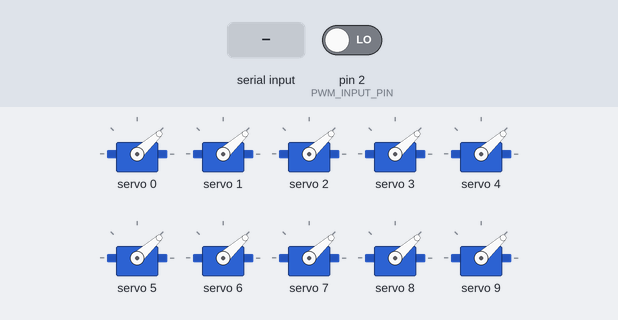
Simulated run of this sketch. Board: Arduino Uno, built with avr-gcc and run on an emulated ATmega328P. Shown: 10 × servo. Inputs (shaded band) come from the test bench; at power-on: pin 2 (PWM_INPUT_PIN) LOW. What the sketch prints to the serial monitor is not drawn.

Above: at 1.8 s.
1.9 s: "TEST\n" received over Serial
At 2.3 s:
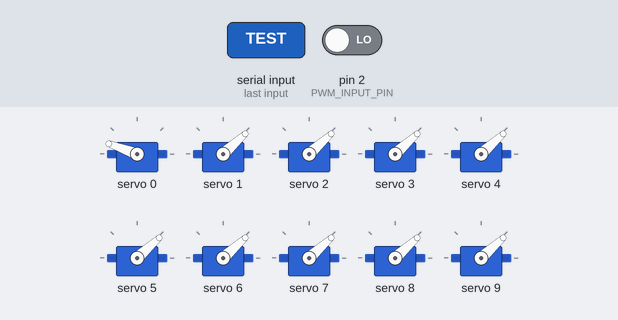
At 3.1 s:
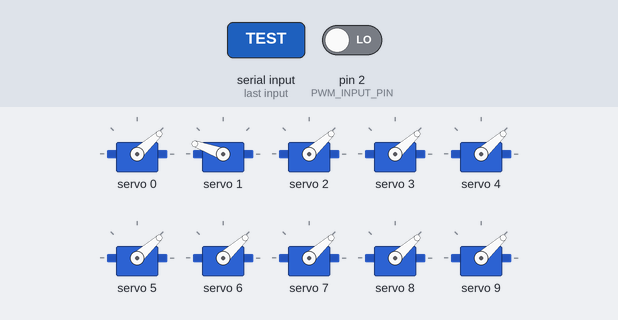
7.9 s: "DROP\n" received over Serial
At 12.0 s:
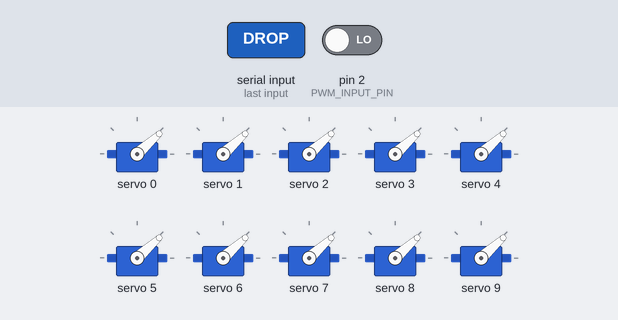
Timing chart, 0 to 13.5 s (numbered marks = the images above; inputs shaded):
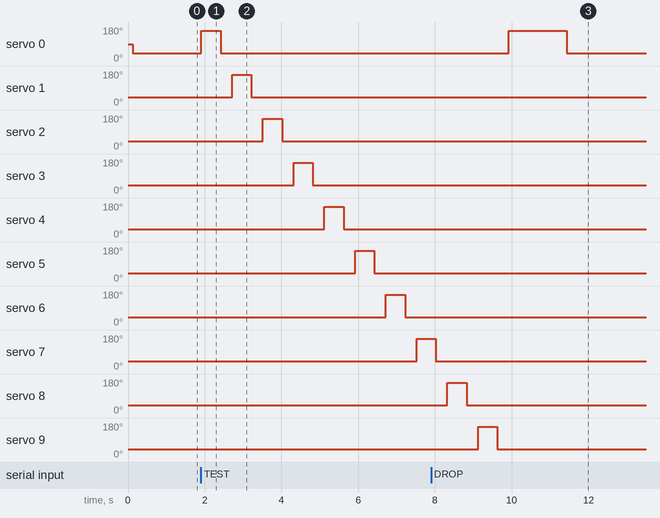

The sketch:

arduino_payload.ino
```cpp
/*
 * Arduino Uno 10-Payload Drop Controller
 *
 * Controls 10 servos via PCA9685 PWM driver for sequential payload delivery.
 * Triggered by PWM signal from Cube Orange flight controller (AUX 2).
 *
 * Operation:
 *   - Each trigger cycle drops ONE payload from the next servo
 *   - Servos 0-9 open sequentially (first trigger = servo 0, second = servo 1,
 * etc.)
 *   - After switch is triggered (>1400us) and reset (<1100us), next payload is
 * armed
 *
 * PWM Input:
 *   - Pin 2 (interrupt capable)
 *   - Min: 1051us, Max: 2000us
 *   - Trigger threshold: >1400us (high = drop)
 *   - Reset threshold: <1100us (low = armed for next drop)
 *
 * Hardware:
 *   Arduino Uno <-> PCA9685 16-Channel Servo Driver
 *   PCA9685 Channels 0-9 -> 10 Payload Servos
 *   Cube Orange AUX 2 -> Arduino Pin 2
 *
 * Wiring:
 *   Cube Orange      Arduino Uno
 *   -----------      -----------
 *   AUX 2 Signal ->  Pin 2
 *   GND          ->  GND
 *
 *   Arduino Uno    PCA9685
 *   -----------    -------
 *   5V         ->  VCC
 *   GND        ->  GND
 *   A4 (SDA)   ->  SDA
 *   A5 (SCL)   ->  SCL
 *
 *   External 5-6V power for servos -> PCA9685 V+ pin
 *
 * Author: Nidar Project
 */

#include <Adafruit_PWMServoDriver.h>
#include <Wire.h>

// ==================== CONFIGURATION ====================

// PWM Input Pin (must be interrupt capable: Pin 2 or 3 on Uno)
#define PWM_INPUT_PIN 2

// PWM Thresholds (microseconds) - Cube Orange AUX 2
#define PWM_MIN 1051           // Minimum PWM from FC
#define PWM_MAX 2000           // Maximum PWM from FC
#define PWM_DROP_TRIGGER 1400  // PWM > this = DROP command
#define PWM_RESET_TRIGGER 1100 // PWM < this = Reset/arm next drop
#define PWM_DEBOUNCE_MS 300    // Minimum time between state changes

// PCA9685 Settings
#define PCA9685_ADDRESS 0x40 // Default I2C address
#define SERVO_FREQ 50        // 50Hz for standard servos

// Servo PWM values (12-bit: 0-4095)
// For 50Hz: 4096 steps = 20ms period
// 1ms = 205, 1.5ms = 307, 2ms = 410
#define SERVO_HOLD 200 // Closed/hold position (~1ms)
#define SERVO_DROP 450 // Open/drop position (~2.2ms)

// Timing
#define DROP_DURATION_MS 1500 // Time servo stays open for drop
#define SERIAL_BAUD 115200

// Payload Configuration
#define NUM_SERVOS 10 // Number of servos (channels 0-9)

// ==================== GLOBALS ====================

Adafruit_PWMServoDriver pwm = Adafruit_PWMServoDriver(PCA9685_ADDRESS);

// Servo state
bool servoInitialized = false;
int currentServo = 0;    // Which servo drops next (0-9)
int totalDropped = 0;    // Total payloads dropped
bool isDropping = false; // Currently in drop sequence

// PWM measurement (using interrupts)
volatile unsigned long pwmRiseTime = 0;
volatile unsigned long pwmPulseWidth = 0;
volatile bool pwmNewReading = false;

// State machine for trigger
enum TriggerState {
  STATE_ARMED,     // Ready to drop, waiting for high PWM
  STATE_TRIGGERED, // High PWM detected, dropping
  STATE_WAIT_RESET // Waiting for low PWM to reset
};
TriggerState triggerState = STATE_ARMED;
unsigned long lastStateChange = 0;

// Serial command buffer
String inputBuffer = "";

// ==================== PWM INPUT FUNCTIONS ====================

void pwmInterrupt() {
  if (digitalRead(PWM_INPUT_PIN) == HIGH) {
    pwmRiseTime = micros();
  } else {
    if (pwmRiseTime > 0) {
      pwmPulseWidth = micros() - pwmRiseTime;
      pwmNewReading = true;
    }
  }
}

unsigned long getPWMPulseWidth() {
  noInterrupts();
  unsigned long pw = pwmPulseWidth;
  pwmNewReading = false;
  interrupts();
  return pw;
}

// ==================== SERVO FUNCTIONS ====================

void setServoPosition(int channel, int position) {
  if (!servoInitialized || channel < 0 || channel >= NUM_SERVOS) {
    return;
  }
  position = constrain(position, 100, 600);
  pwm.setPWM(channel, 0, position);
}

void closeAllServos() {
  Serial.println(F("Closing all servos..."));
  for (int i = 0; i < NUM_SERVOS; i++) {
    setServoPosition(i, SERVO_HOLD);
    delay(50); // Stagger to reduce power surge
  }
  Serial.println(F("All servos closed"));
}

bool dropPayload() {
  // Check if we have payloads remaining
  if (currentServo >= NUM_SERVOS) {
    Serial.println(F("ERROR: All payloads dropped!"));
    return false;
  }

  if (isDropping) {
    Serial.println(F("ERROR: Drop in progress"));
    return false;
  }

  isDropping = true;

  Serial.print(F("DROPPING Payload "));
  Serial.print(currentServo + 1);
  Serial.print(F("/"));
  Serial.print(NUM_SERVOS);
  Serial.print(F(" (Servo CH"));
  Serial.print(currentServo);
  Serial.println(F(")"));

  // Open this servo
  setServoPosition(currentServo, SERVO_DROP);
  delay(DROP_DURATION_MS);

  // Close this servo
  setServoPosition(currentServo, SERVO_HOLD);

  totalDropped++;
  currentServo++; // Move to next servo for next drop
  isDropping = false;

  Serial.print(F("OK: Dropped. Remaining: "));
  Serial.println(NUM_SERVOS - currentServo);

  return true;
}

void executeTest() {
  Serial.println(F("CMD: TEST"));
  Serial.println(F("Testing all servos..."));

  for (int i = 0; i < NUM_SERVOS; i++) {
    Serial.print(F("  Servo "));
    Serial.print(i);
    Serial.print(F(": OPEN"));
    setServoPosition(i, SERVO_DROP);
    delay(500);

    Serial.println(F(" -> CLOSE"));
    setServoPosition(i, SERVO_HOLD);
    delay(300);
  }

  Serial.println(F("OK: TEST COMPLETE"));
}

void executeReset() {
  Serial.println(F("CMD: RESET"));
  currentServo = 0;
  totalDropped = 0;
  triggerState = STATE_ARMED;
  closeAllServos();
  Serial.print(F("OK: Reset. Payloads ready: "));
  Serial.println(NUM_SERVOS);
}

void printStatus() {
  Serial.println(F("======= STATUS ======="));
  Serial.print(F("Next servo: "));
  Serial.print(currentServo);
  Serial.print(F("/"));
  Serial.println(NUM_SERVOS);
  Serial.print(F("Total dropped: "));
  Serial.println(totalDropped);
  Serial.print(F("Remaining: "));
  Serial.println(NUM_SERVOS - currentServo);
  Serial.print(F("PWM Input: "));
  Serial.print(pwmPulseWidth);
  Serial.println(F(" us"));
  Serial.print(F("State: "));
  switch (triggerState) {
  case STATE_ARMED:
    Serial.println(F("ARMED"));
    break;
  case STATE_TRIGGERED:
    Serial.println(F("TRIGGERED"));
    break;
  case STATE_WAIT_RESET:
    Serial.println(F("WAIT_RESET"));
    break;
  }
  Serial.print(F("Is Dropping: "));
  Serial.println(isDropping ? F("YES") : F("NO"));
  Serial.println(F("======================"));
}

void processCommand(String cmd) {
  cmd.trim();
  cmd.toUpperCase();

  if (cmd == "DROP") {
    dropPayload();
  } else if (cmd == "HOLD" || cmd == "CLOSE") {
    closeAllServos();
  } else if (cmd == "TEST") {
    executeTest();
  } else if (cmd == "STATUS") {
    printStatus();
  } else if (cmd == "RESET") {
    executeReset();
  } else if (cmd.length() > 0) {
    Serial.print(F("ERROR: Unknown: "));
    Serial.println(cmd);
    Serial.println(F("Commands: DROP, CLOSE, TEST, STATUS, RESET"));
  }
}

// ==================== PWM TRIGGER STATE MACHINE ====================

void checkPWMTrigger() {
  unsigned long currentPWM = getPWMPulseWidth();

  // Ignore invalid readings
  if (currentPWM < 900 || currentPWM > 2200) {
    return;
  }

  unsigned long now = millis();

  // Debounce check
  if ((now - lastStateChange) < PWM_DEBOUNCE_MS) {
    return;
  }

  switch (triggerState) {
  case STATE_ARMED:
    // Waiting for high PWM to trigger drop
    if (currentPWM > PWM_DROP_TRIGGER) {
      Serial.print(F("PWM HIGH: "));
      Serial.print(currentPWM);
      Serial.println(F(" us -> DROPPING"));

      if (dropPayload()) {
        triggerState = STATE_WAIT_RESET;
        lastStateChange = now;
      }
    }
    break;

  case STATE_WAIT_RESET:
    // Waiting for low PWM to arm next drop
    if (currentPWM < PWM_RESET_TRIGGER) {
      Serial.print(F("PWM LOW: "));
      Serial.print(currentPWM);
      Serial.println(F(" us -> ARMED"));

      triggerState = STATE_ARMED;
      lastStateChange = now;

      if (currentServo < NUM_SERVOS) {
        Serial.print(F("Ready for drop "));
        Serial.print(currentServo + 1);
        Serial.print(F("/"));
        Serial.println(NUM_SERVOS);
      } else {
        Serial.println(F("All payloads dropped!"));
      }
    }
    break;

  default:
    triggerState = STATE_ARMED;
    break;
  }
}

// ==================== SETUP ====================

void setup() {
  Serial.begin(SERIAL_BAUD);
  while (!Serial) {
    delay(10);
  }
  delay(100);

  Serial.println();
  Serial.println(F("=================================="));
  Serial.println(F("10-PAYLOAD DROP CONTROLLER"));
  Serial.println(F("=================================="));

  // PWM input setup
  pinMode(PWM_INPUT_PIN, INPUT);
  attachInterrupt(digitalPinToInterrupt(PWM_INPUT_PIN), pwmInterrupt, CHANGE);
  Serial.print(F("PWM Input: Pin "));
  Serial.println(PWM_INPUT_PIN);
  Serial.print(F("Drop trigger: >"));
  Serial.print(PWM_DROP_TRIGGER);
  Serial.println(F(" us"));
  Serial.print(F("Reset trigger: <"));
  Serial.print(PWM_RESET_TRIGGER);
  Serial.println(F(" us"));

  // I2C and PCA9685 setup
  Wire.begin();
  Serial.print(F("Initializing PCA9685... "));
  pwm.begin();
  pwm.setOscillatorFrequency(27000000);
  pwm.setPWMFreq(SERVO_FREQ);
  delay(10);
  Serial.println(F("OK"));
  servoInitialized = true;

  // Close all servos initially
  closeAllServos();

  Serial.println();
  Serial.print(F("Payloads ready: "));
  Serial.println(NUM_SERVOS);
  Serial.println();
  Serial.println(F("Commands: DROP, CLOSE, TEST, STATUS, RESET"));
  Serial.println(F("Or trigger via PWM on Pin 2"));
  Serial.println();
  Serial.println(F("ARMED - Waiting for trigger..."));
  Serial.println();
}

// ==================== LOOP ====================

void loop() {
  // Check PWM trigger from flight controller
  checkPWMTrigger();

  // Check serial commands
  while (Serial.available()) {
    char c = Serial.read();
    if (c == '\n' || c == '\r') {
      if (inputBuffer.length() > 0) {
        processCommand(inputBuffer);
        inputBuffer = "";
      }
    } else {
      inputBuffer += c;
    }
  }

  delay(10);
}
```

Measured:
- after the input at 1.9 s, servo 0: 42° → 160° at once, → 42° 0.50 s later; servo 1: 42° → 160° after 0.81 s, → 42° 0.50 s later; servo 2: 42° → 160° after 1.6 s, → 42° 0.50 s later; servo 3: 42° → 160° after 2.4 s, → 42° 0.50 s later; servo 4: 42° → 160° after 3.2 s, → 42° 0.50 s later
- after the input at 7.9 s, servo 0: 42° → 160° after 2.0 s, → 42° 1.5 s later
